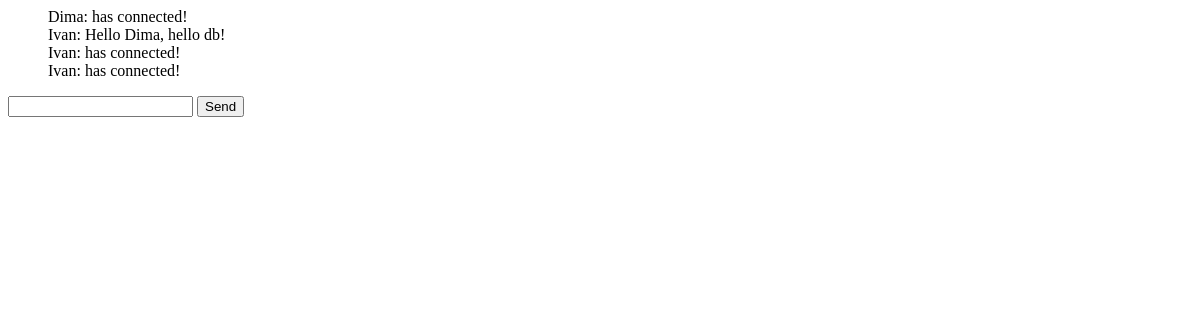
The app's page /chat, older data.
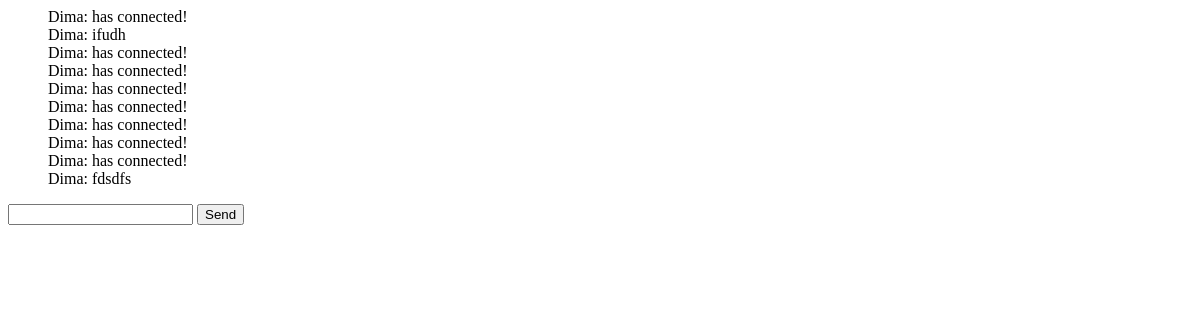
The same page, newer data.
### app/models.py (models this page shows, shortened)
class User(UserMixin, db.Model):
    id = db.Column(db.Integer, primary_key=True)
    username = db.Column(db.String(64), index=True, unique=True)
    email = db.Column(db.String(120), index=True, unique=True)
    password_hash = db.Column(db.String(128))

class Message(db.Model):
    id = db.Column(db.Integer, primary_key=True)
    body = db.Column(db.String(140))
    timestamp = db.Column(db.DateTime, index=True, default=datetime.utcnow)
    user_id = db.Column(db.Integer, db.ForeignKey('user.id'))
    chat_id = db.Column(db.Integer, db.ForeignKey('chat.id'), default='global_chat')

### app/routes.py (the view)
@app.route('/chat')
def chat():
    for_sending = []
    for i in get_previous_messages():
        for_sending.append([(User.query.filter_by(id = i.user_id).first().username),i.body])
    return render_template('chat.html',previous_messages=for_sending)

### app/models.py (called while the page is built)
def get_previous_messages(quantity=10, chat_id='global_chat'):
    messages_for_sending =  Message.query.order_by(Message.id.desc()).limit(quantity).all()
    return messages_for_sending

### app/templates/chat.html (shortened to what this page needs)
<html>
<head>
</head>
<body>
<ul id="messages">
{% for i in range(previous_messages|length) %}
{{ previous_messages[i][0] }}: {{ previous_messages[i][1] }}
<br>
{% endfor %}
</ul>
<input type="text" id="myMessage">
<button id="sendbutton">Send</button>
</body>
</html>

Row changes from the older to the newer data that the page shows:
no longer on this page (row unchanged): User: username "Ivan" "Ivan" "Ivan"
no longer on this page (row unchanged): Message: body "Hello Dima, hello db!"
added Message: body "ifudh"
added Message: body "has connected!"
added Message: body "has connected!"
added Message: body "has connected!"
added Message: body "has connected!"
added Message: body "has connected!"
added Message: body "fdsdfs"
Text that changed along with them:
new list line: "Dima"
